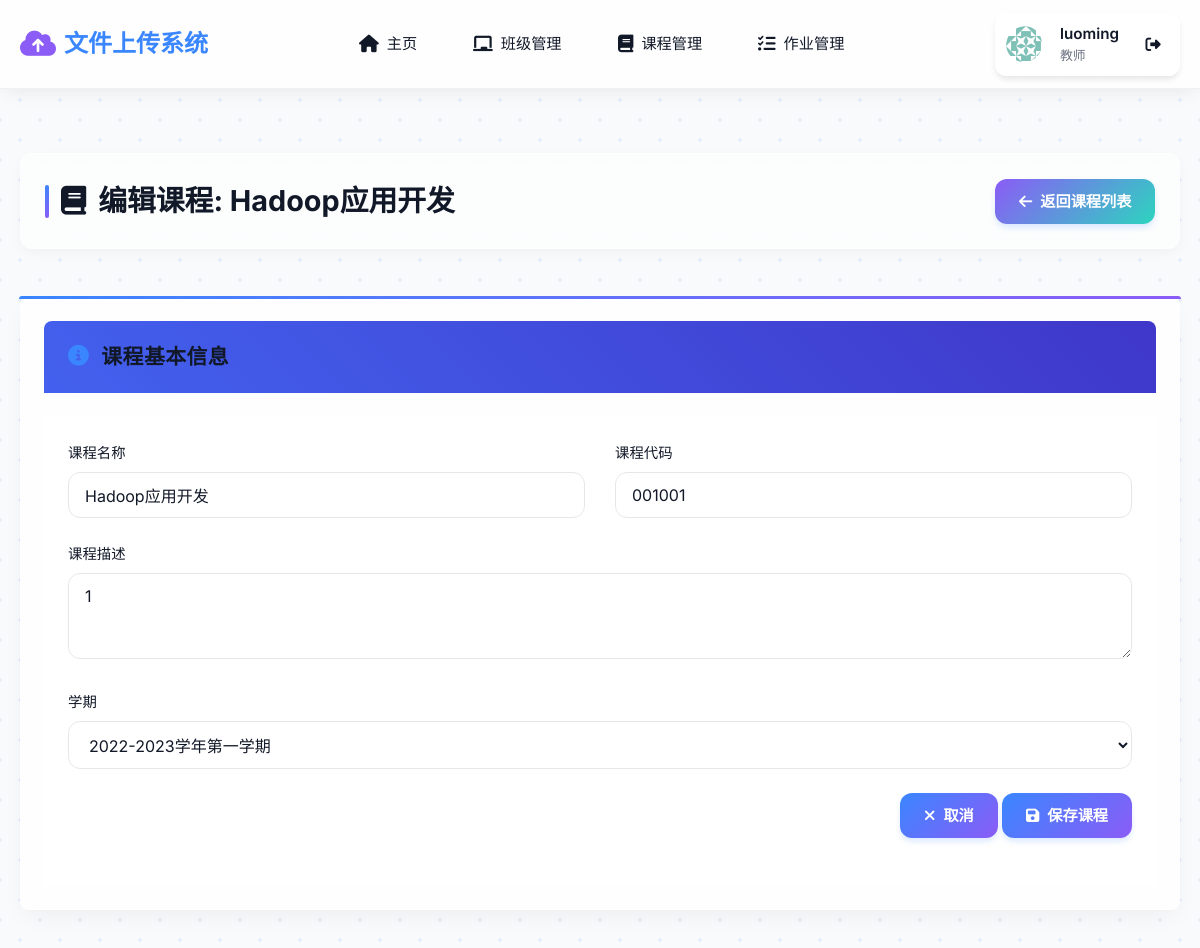
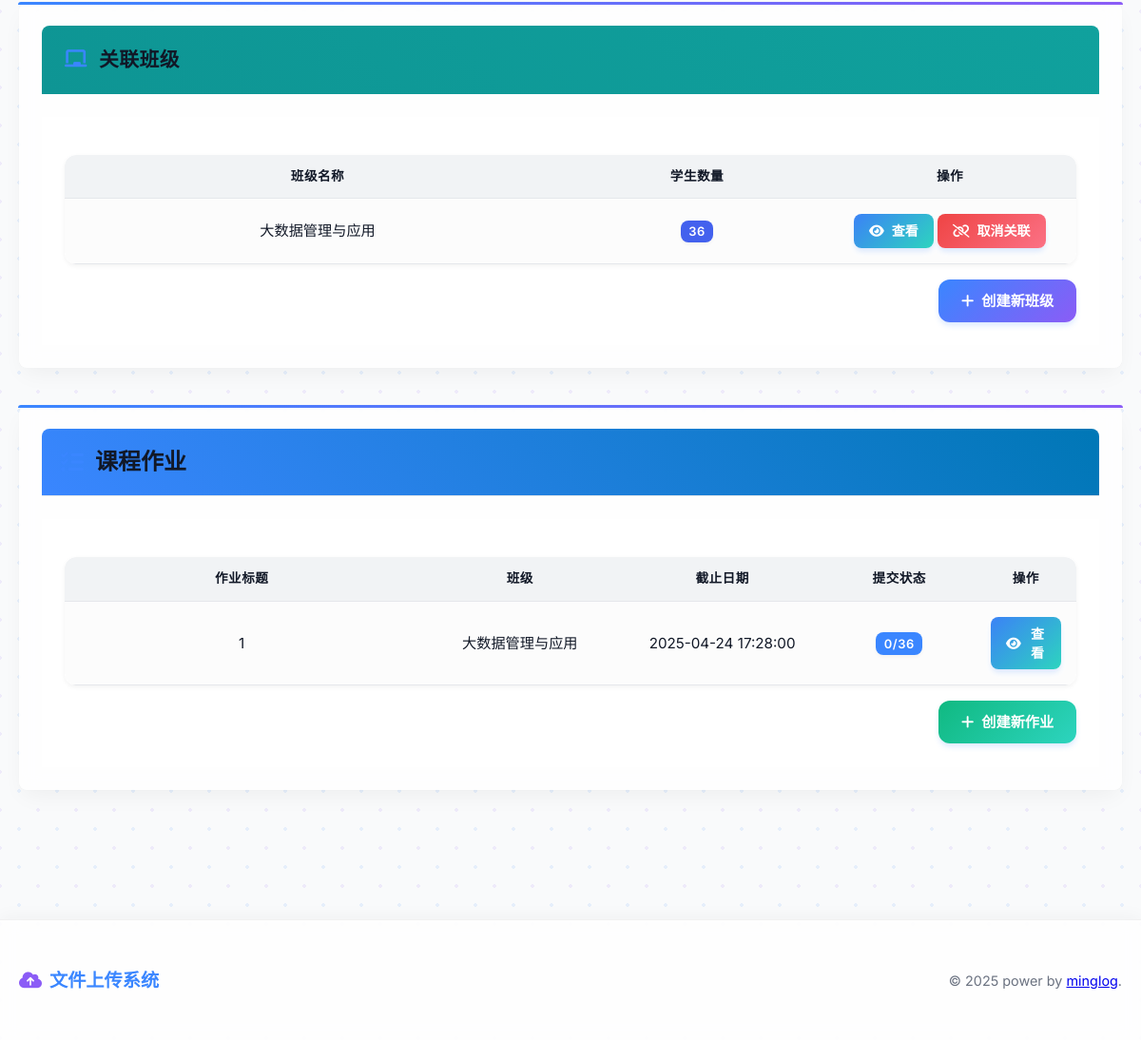
/courses/1 (signed in), run on the app's committed database (2 pictures, top to bottom).
### app/models/models.py (models this page shows)
class User(Base):
    __tablename__ = "users"
    id = Column(Integer, primary_key=True, index=True)
    username = Column(String, unique=True, index=True)
    hashed_password = Column(String)
    role = Column(String)  # admin, teacher, student
    created_at = Column(DateTime, default=datetime.datetime.now)
    avatar = Column(String, nullable=True)  # 用户头像路径
    organization = Column(String, nullable=True)  # 工作/学习单位
    id_number = Column(String, nullable=True)  # 学号/工号
    phone = Column(String, nullable=True)  # 手机号
    email = Column(String, nullable=True)  # 邮箱
    classes = relationship("Class", secondary=class_student_association, back_populates="students")
    teacher_classes = relationship("Class", back_populates="teacher")
    assignments = relationship("Assignment", back_populates="teacher")
    submissions = relationship("Submission", back_populates="student")

class Course(Base):
    __tablename__ = "courses"
    id = Column(Integer, primary_key=True, index=True)
    name = Column(String, index=True)
    code = Column(String, index=True)
    description = Column(String, nullable=True)
    semester = Column(String)
    teacher_id = Column(Integer, ForeignKey("users.id"))
    created_at = Column(DateTime, default=datetime.datetime.now)
    classes = relationship("Class", secondary=course_class_association, back_populates="courses")
    assignments = relationship("Assignment", back_populates="course")

class Class(Base):
    __tablename__ = "classes"
    id = Column(Integer, primary_key=True, index=True)
    name = Column(String, index=True)
    description = Column(String, nullable=True)
    teacher_id = Column(Integer, ForeignKey("users.id"))
    created_at = Column(DateTime, default=datetime.datetime.now)
    teacher = relationship("User", back_populates="teacher_classes", foreign_keys=[teacher_id])
    students = relationship("User", secondary=class_student_association, back_populates="classes")
    courses = relationship("Course", secondary=course_class_association, back_populates="classes")
    assignments = relationship("Assignment", back_populates="class_obj")

class Assignment(Base):
    __tablename__ = "assignments"
    id = Column(Integer, primary_key=True, index=True)
    title = Column(String, index=True)
    description = Column(String)
    class_id = Column(Integer, ForeignKey("classes.id"))
    course_id = Column(Integer, ForeignKey("courses.id"))
    teacher_id = Column(Integer, ForeignKey("users.id"))
    due_date = Column(DateTime)
    allowed_file_types = Column(String, default=".pdf,.docx")  # 默认允许pdf和docx格式
    max_file_size = Column(Integer, default=5)  # 文件大小限制，单位为MB，默认5MB
    created_at = Column(DateTime, default=datetime.datetime.now)
    class_obj = relationship("Class", back_populates="assignments")
    course = relationship("Course", back_populates="assignments")
    teacher = relationship("User", back_populates="assignments")
    submissions = relationship("Submission", back_populates="assignment")

### app/routers/courses.py (the view)
@router.get("/courses/{course_id}", response_class=HTMLResponse, name="view_course")
async def view_course(
    course_id: int,
    request: Request,
    current_user: User = Depends(teacher_required),
    db: Session = Depends(get_db)
):
    course = db.query(Course).filter(Course.id == course_id).first()
    if not course:
        raise HTTPException(status_code=404, detail="课程不存在")
    if course.teacher_id != current_user.id and current_user.role != "admin":
        raise HTTPException(status_code=403, detail="无权访问此课程")
    associated_classes = course.classes
    if current_user.role == "admin":
        available_classes = db.query(Class).filter(
            ~Class.id.in_([c.id for c in associated_classes])
        ).all()
    else:
        available_classes = db.query(Class).filter(
            Class.teacher_id == current_user.id,
            ~Class.id.in_([c.id for c in associated_classes])
        ).all()
    course_assignments = course.assignments
    for assignment in course_assignments:
        assignment.submissions_count = len(assignment.submissions)
        assignment.total_students = len(assignment.class_obj.students) if assignment.class_obj else 0
    return templates.TemplateResponse(
        "course_form.html",
        {
            "request": request,
            "user": current_user,
            "course": course,
            "associated_classes": associated_classes,
            "available_classes": available_classes,
            "course_assignments": course_assignments
        }
    )

### templates/course_form.html (shortened to what this page needs)
{% extends "layout.html" %}
{% block content %}
<div class="page-header">
    <h1><i class="fas fa-book"></i> {% if course %}编辑课程: {{ course.name }}{% else %}创建新课程{% endif %}</h1>
    <a href="{{ url_for('courses') }}" class="btn btn-secondary">
        <i class="fas fa-arrow-left"></i> 返回课程列表
    </a>
</div>
<div class="row">
    <div class="col-md-12">
        <div class="card shadow-sm mb-4">
            <div class="card-header bg-gradient-primary text-white">
                <h2 class="card-title mb-0"><i class="fas fa-info-circle"></i> 课程基本信息</h2>
            </div>
            <div class="card-body">
                <form action="{% if course %}{{ url_for('update_course', course_id=course.id) }}{% else %}{{ url_for('create_course') }}{% endif %}" method="post" class="needs-validation">
                    <div class="form-row">
                        <div class="form-group col-md-6">
                            <label for="course_name">课程名称</label>
                            <input type="text" id="course_name" name="course_name" class="form-control" value="{{ course.name if course else '' }}" required>
                        </div>
                        <div class="form-group col-md-6">
                            <label for="course_code">课程代码</label>
                            <input type="text" id="course_code" name="course_code" class="form-control" value="{{ course.code if course else '' }}" required>
                        </div>
                    </div>
                    <div class="form-group">
                        <label for="description">课程描述</label>
                        <textarea id="description" name="description" rows="3" class="form-control">{{ course.description if course else '' }}</textarea>
                    </div>
                    <div class="form-group">
                        <label for="semester">学期</label>
                        <select id="semester" name="semester" class="form-control" required>
                            <option value="2022-2023-1" {% if course and course.semester == '2022-2023-1' %}selected{% endif %}>2022-2023学年第一学期</option>
                        </select>
                    </div>
                    <div class="form-group mt-4 text-right">
                        <a href="{{ url_for('courses') }}" class="btn btn-light mr-2"><i class="fas fa-times"></i> 取消</a>
                        <button type="submit" class="btn btn-primary"><i class="fas fa-save"></i> 保存课程</button>
                    </div>
                </form>
            </div>
        </div>
    </div>
</div>
{% if course %}
<div class="row">
    <div class="col-md-12">
        <div class="card shadow-sm mb-4">
            <div class="card-header bg-gradient-success text-white">
                <h2 class="card-title mb-0"><i class="fas fa-chalkboard"></i> 关联班级</h2>
            </div>
            <div class="card-body">
                {% if associated_classes %}
                <div class="table-responsive">
                    <table class="table table-striped">
                        <thead class="thead-light">
                            <tr>
                                <th width="50%">班级名称</th>
                                <th width="25%">学生数量</th>
                                <th width="25%">操作</th>
                            </tr>
                        </thead>
                        <tbody>
                            {% for class in associated_classes %}
                            <tr>
                                <td>{{ class.name }}</td>
                                <td><span class="badge badge-primary">{{ class.students|length }}</span></td>
                                <td>
                                    <div class="btn-group">
                                        <a href="{{ url_for('view_class', class_id=class.id) }}" class="btn btn-info btn-sm">
                                            <i class="fas fa-eye"></i> 查看
                                        </a>
                                        <form action="{{ url_for('remove_class_from_course', course_id=course.id, class_id=class.id) }}" method="post" style="display: inline;">
                                            <button type="submit" class="btn btn-danger btn-sm" onclick="return confirm('确定要取消关联这个班级吗？')">
                                                <i class="fas fa-unlink"></i> 取消关联
                                            </button>
                                        </form>
                                    </div>
                                </td>
                            </tr>
                            {% endfor %}
                        </tbody>
                    </table>
                </div>
                {% else %}
                <div class="alert alert-info">
                    <i class="fas fa-info-circle"></i> 该课程暂未关联任何班级。
                </div>
                {% endif %}
                <div class="mt-3 text-right">
                    <a href="{{ url_for('create_class') }}" class="btn btn-primary">
                        <i class="fas fa-plus"></i> 创建新班级
                    </a>
                </div>
            </div>
        </div>
    </div>
</div>
<div class="row">
    <div class="col-md-12">
        <div class="card shadow-sm">
            <div class="card-header bg-gradient-info text-white">
                <h2 class="card-title mb-0"><i class="fas fa-tasks"></i> 课程作业</h2>
            </div>
            <div class="card-body">
                {% if course_assignments %}
                <div class="table-responsive">
                    <table class="table table-striped">
                        <thead class="thead-light">
                            <tr>
                                <th width="35%">作业标题</th>
                                <th width="20%">班级</th>
                                <th width="20%">截止日期</th>
                                <th width="15%">提交状态</th>
                                <th width="10%">操作</th>
                            </tr>
                        </thead>
                        <tbody>
                            {% for assignment in course_assignments %}
                            <tr>
                                <td>{{ assignment.title }}</td>
                                <td>{{ assignment.class_obj.name }}</td>
                                <td>{{ assignment.due_date.strftime('%Y-%m-%d %H:%M:%S') }}</td>
                                <td><span class="badge badge-info">{{ assignment.submissions_count }}/{{ assignment.total_students }}</span></td>
                                <td>
                                    <a href="{{ url_for('view_assignment', assignment_id=assignment.id) }}" class="btn btn-info btn-sm">
                                        <i class="fas fa-eye"></i> 查看
                                    </a>
                                </td>
                            </tr>
                            {% endfor %}
                        </tbody>
                    </table>
                </div>
                {% else %}
                <div class="alert alert-info">
                    <i class="fas fa-info-circle"></i> 该课程暂无作业。
                </div>
                {% endif %}
                <div class="mt-3 text-right">
                    <a href="{{ url_for('create_assignment') }}" class="btn btn-success">
                        <i class="fas fa-plus"></i> 创建新作业
                    </a>
                </div>
            </div>
        </div>
    </div>
</div>
{% endif %}
{% endblock %}

### templates/layout.html (shortened to what this page needs)
<!DOCTYPE html>
<html lang="zh-CN">
<head>
    <link rel="stylesheet" href="https://cdnjs.cloudflare.com/ajax/libs/font-awesome/6.4.0/css/all.min.css">
    <link rel="stylesheet" href="{{ url_for('static', path='/css/style.css') }}">
</head>
<body>
    <header>
        <div class="container">
            <div class="navbar">
                <a href="/dashboard" class="logo">
                    <i class="fas fa-cloud-upload-alt"></i>
                    <span>文件上传系统</span>
                </a>
                <nav class="nav-links-container">
                    <ul class="nav-links">
                        <li><a href="{{ url_for('dashboard') }}" class="{{ 'active' if request.url.path == '/dashboard' }}"><i class="fas fa-home"></i> 主页</a></li>
                        {% if user.role == 'teacher' or user.role == 'admin' %}
                        <li><a href="{{ url_for('classes') }}" class="{{ 'active' if request.url.path == '/classes' }}"><i class="fas fa-chalkboard"></i> 班级管理</a></li>
                        <li><a href="{{ url_for('courses') }}" class="{{ 'active' if request.url.path == '/courses' }}"><i class="fas fa-book"></i> 课程管理</a></li>
                        <li><a href="{{ url_for('assignments') }}" class="{{ 'active' if request.url.path == '/assignments' }}"><i class="fas fa-tasks"></i> 作业管理</a></li>
                        {% endif %}
                    </ul>
                </nav>
                <div class="user-info">
                    <div class="user-avatar dropdown" id="userAvatarDropdown">
                        <img src="{{ url_for('static', path=user.avatar if user.avatar else '/images/avatar.png') }}" alt="用户头像" class="avatar-toggle" id="avatarToggle">
                    </div>
                    <div class="user-details">
                        <span class="user-name">{{ user.username }}</span>
                        <span class="user-role">{{ user.role|replace('admin', '管理员')|replace('teacher', '教师')|replace('student', '学生') }}</span>
                    </div>
                    <a href="{{ url_for('logout') }}" class="logout-btn" title="退出登录"><i class="fas fa-sign-out-alt"></i></a>
                </div>
            </div>
        </div>
    </header>
    <div class="main-content">
        <div class="container">
            <div class="content-wrapper">
                {% block content %}{% endblock %}
            </div>
        </div>
    </div>
    <footer>
        <div class="container">
            <div class="footer-content">
                <div class="footer-logo">
                    <i class="fas fa-cloud-upload-alt"></i>
                    <span>文件上传系统</span>
                </div>
                <p class="copyright">&copy; 2025 power by <a href="https://minglog.cn">minglog</a>.</p>
            </div>
        </div>
    </footer>
</body>
</html>

### templates/layout.html (style rules this page uses)
.table th, .table td { text-align: center; vertical-align: middle; }

### templates/course_form.html (style rules this page uses)
.bg-gradient-primary { background: linear-gradient(45deg, #4361ee, #3f37c9); }
.bg-gradient-success { background: linear-gradient(45deg, #0e9594, #10a19d); }
.bg-gradient-info { background: linear-gradient(45deg, #3a86ff, #0077b6); }
.card { border: none; border-radius: 0.5rem; margin-bottom: 1.5rem; }
.card-header { border-top-left-radius: 0.5rem; border-top-right-radius: 0.5rem; padding: 1rem 1.25rem; }
.card-title { font-size: 1.2rem; font-weight: 600; }
.card-title i { margin-right: 0.5rem; }
.card-body { padding: 1.5rem; }
.page-header { display: flex; justify-content: space-between; align-items: center; margin-bottom: 2rem; }
.page-header h1 { margin-bottom: 0; font-size: 1.8rem; }
.page-header h1 i { margin-right: 0.75rem; }
.badge { padding: 0.4em 0.65em; font-size: 0.85em; font-weight: 600; }
.badge-primary { background-color: #4361ee; }
.badge-info { background-color: #3a86ff; }
.thead-light th { background-color: #f8f9fa; color: #495057; font-weight: 600; }

### data on the page
User: username "luoming", role "教师"
Course: name "Hadoop应用开发", course_name "Hadoop应用开发", course_code "001001", description "1", semester "2022-2023学年第一学期"
Class: name "大数据管理与应用", students|length "36"
Assignment: title "1", class_obj.name "大数据管理与应用", due_date "2025-04-24 17:28:00", submissions_count "0", total_students "36"
